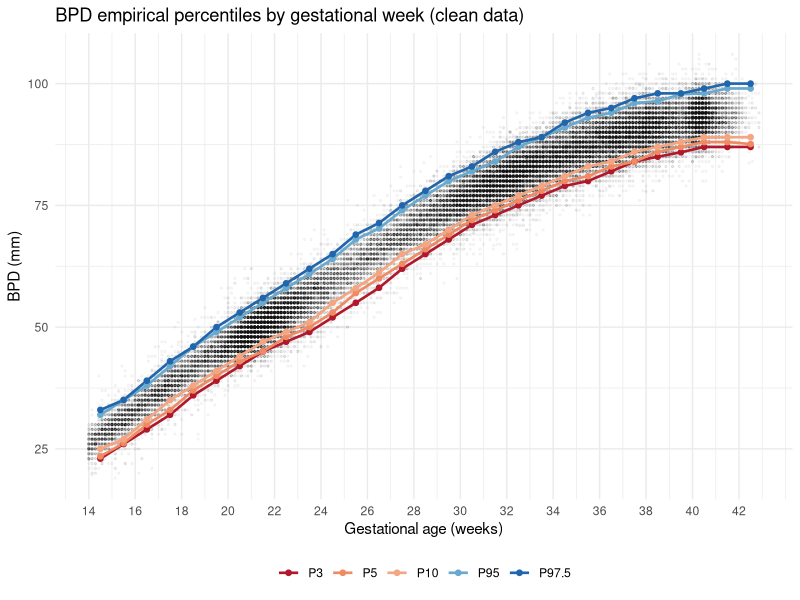
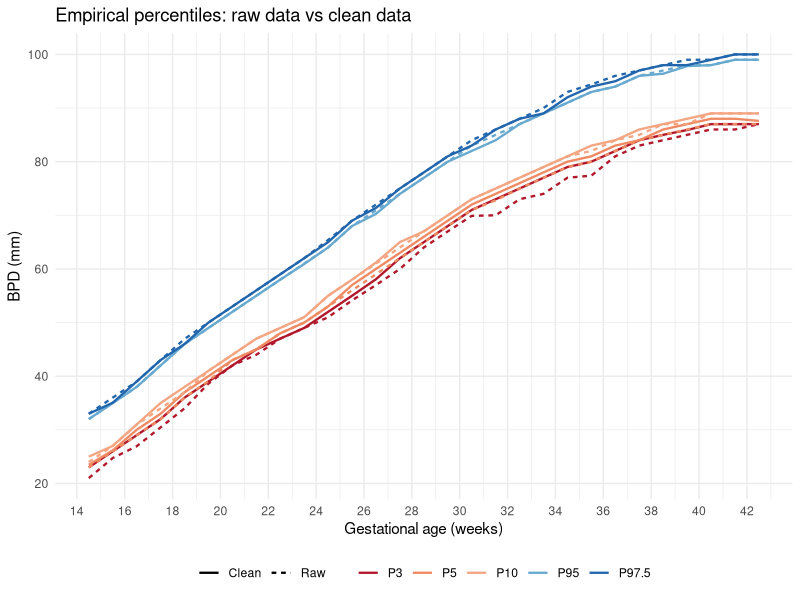

The R script that drew these images, in order:
# =============================================================================
# שבוע 1 - שלב 3: חישוב האחוזונים 3, 5, 10, 95, 97.5 (מדד BPD)
# Week 1 - Step 3: percentiles of BPD by gestational age
#
# טווח: שבועות 14-42 (בשבועות 43-44 יש רק 12 בדיקות - אי אפשר לחשב שם אחוזונים)
#
# השיטה - אחוזונים אמפיריים: לכל שבוע שלם לוקחים את כל הבדיקות של אותו שבוע
#          ומחשבים את האחוזונים ישירות מהנתונים, בלי הנחה על צורת ההתפלגות.
#          עושים זאת על הנתונים הגולמיים ועל הנתונים הנקיים, כדי לראות כמה הניקוי משנה.
#
# הרצה: Rscript week1/03_percentiles.R  (מתוך תיקיית lab)
# =============================================================================

library(ggplot2)

probs <- c(0.03, 0.05, 0.10, 0.95, 0.975)
labels <- c("P3", "P5", "P10", "P95", "P97.5")
weeks <- 14:42

raw   <- read.csv("week1/output/bpd_raw.csv")
clean <- read.csv("week1/output/bpd_clean.csv")
raw   <- raw[raw$week %in% weeks, ]
clean <- clean[clean$week %in% weeks, ]

# -----------------------------------------------------------------------------
# אחוזונים אמפיריים לכל שבוע
# -----------------------------------------------------------------------------
empirical <- function(data) {
  result <- data.frame(week = weeks)
  result$n <- sapply(weeks, function(w) sum(data$week == w))
  for (i in seq_along(probs)) {
    result[[labels[i]]] <- sapply(weeks, function(w)
      quantile(data$bpd[data$week == w], probs[i]))
  }
  result
}

emp_raw   <- empirical(raw)
emp_clean <- empirical(clean)

cat("=== Empirical percentiles - CLEAN data (mm) ===\n")
print(emp_clean, row.names = FALSE)

cat("\n=== Empirical percentiles - RAW data (mm) ===\n")
print(emp_raw, row.names = FALSE)

cat("\n=== Difference RAW minus CLEAN (mm) ===\n")
diff_tab <- emp_raw
diff_tab[, labels] <- round(emp_raw[, labels] - emp_clean[, labels], 1)
print(diff_tab[, c("week", labels)], row.names = FALSE)

write.csv(emp_clean, "week1/output/03_empirical_clean.csv", row.names = FALSE)
write.csv(emp_raw,   "week1/output/03_empirical_raw.csv",   row.names = FALSE)

# -----------------------------------------------------------------------------
# גרפים
# -----------------------------------------------------------------------------
emp_long <- do.call(rbind, lapply(labels, function(l) data.frame(
  week = emp_clean$week + 0.5, percentile = l, value = emp_clean[[l]])))
emp_long$percentile <- factor(emp_long$percentile, levels = labels)

colours <- c(P3 = "#B2182B", P5 = "#EF8A62", P10 = "#F4A582",
             P95 = "#67A9CF", "P97.5" = "#2166AC")

# גרף 1: הנתונים + האחוזונים האמפיריים (מצוירים באמצע כל שבוע ומחוברים בקו)
p1 <- ggplot() +
  geom_point(data = clean, aes(pregweek, bpd), alpha = 0.03, size = 0.5) +
  geom_line(data = emp_long, aes(week, value, colour = percentile), linewidth = 0.9) +
  geom_point(data = emp_long, aes(week, value, colour = percentile), size = 1.6) +
  scale_colour_manual(values = colours) +
  scale_x_continuous(breaks = seq(14, 42, 2)) +
  labs(title = "BPD empirical percentiles by gestational week (clean data)",
       x = "Gestational age (weeks)", y = "BPD (mm)", colour = NULL) +
  theme_minimal() + theme(legend.position = "bottom")
ggsave("week1/output/03_percentile_curves.png", p1, width = 9, height = 6, dpi = 150)

# גרף 2: אחוזונים אמפיריים - גולמי מול נקי
emp_both <- rbind(
  data.frame(emp_long, data = "Clean"),
  do.call(rbind, lapply(labels, function(l) data.frame(
    week = emp_raw$week + 0.5, percentile = factor(l, levels = labels),
    value = emp_raw[[l]], data = "Raw"))))
p2 <- ggplot(emp_both, aes(week, value, colour = percentile, linetype = data)) +
  geom_line(linewidth = 0.8) +
  scale_colour_manual(values = colours) +
  scale_x_continuous(breaks = seq(14, 42, 2)) +
  labs(title = "Empirical percentiles: raw data vs clean data",
       x = "Gestational age (weeks)", y = "BPD (mm)", colour = NULL, linetype = NULL) +
  theme_minimal() + theme(legend.position = "bottom")
ggsave("week1/output/03_raw_vs_clean.png", p2, width = 9, height = 6, dpi = 150)

cat("\nSaved tables and plots to week1/output/\n")
